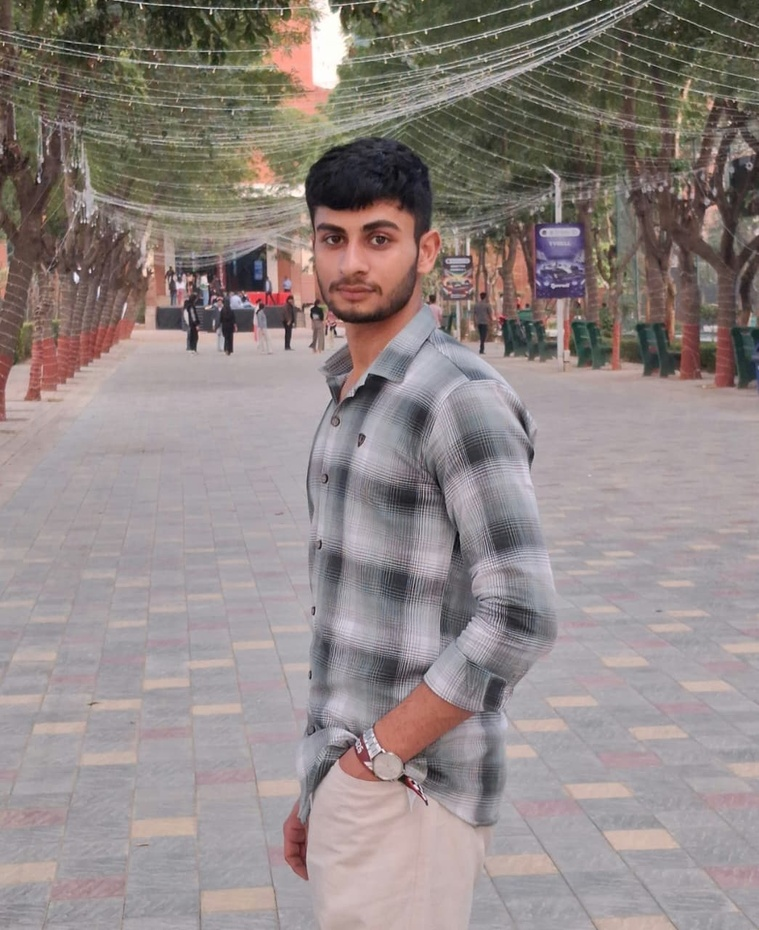
#> input picture yash.jpeg, 759 x 930 px, shrunk from 1045 x 1280 before the run
$ jupyter execute 'image compresion.ipynb'
#> lines starting #> are read from the running program, lines starting #| are printed output that depends on the picture
[cell 1]
import pandas as pd
import numpy as np
import matplotlib.pyplot as plt
from PIL import Image

### LOADING ORIGINAL IMAGE

[cell 2]
img = Image.open("yash.jpeg")
#> img is the input picture: PIL image 759x930 RGB; mean R, G, B 144.7, 134.6, 132.7

""" Convert image to grayscale """
gray_img = img.convert("L")
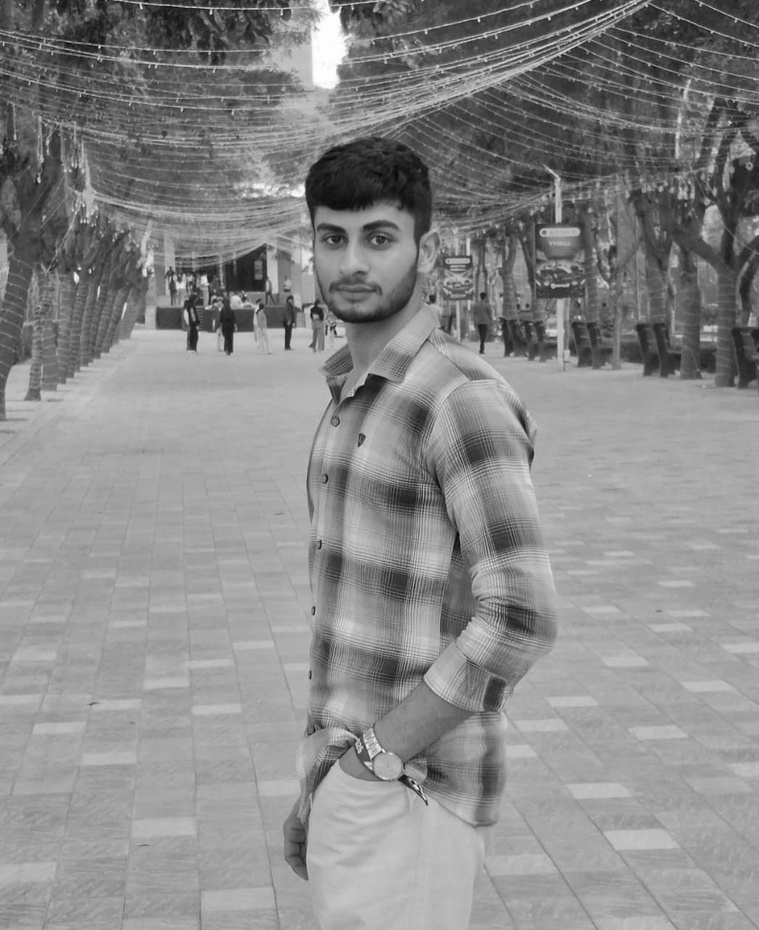
#> gray_img: PIL image 759x930 L; min 6, max 255, mean 137.4

""" Convert to NumPy array """
img_matrix = np.array(gray_img)

"""  Display image  """
plt.figure(figsize=(6,6))
plt.imshow(img_matrix, cmap='gray')
plt.title("Original Grayscale Image")
plt.axis("off")

print("Image Shape:", img_matrix.shape)
#| Image Shape: (930, 759)

THE BELOW IMAGE  MATRIX IS PIXELS INTENSITY :
0 → pure black
255 → pure white
values in between → shades of gray

[cell 3]
print(img_matrix)
#> (printed output is left out)

 ### IMAGE AS MATRIX

[cell 4]
print(img_matrix.shape)
#| (930, 759)

### APPLYING THE SVD ON IMAGE

[cell 5]
"""Apply Singular Value Decomposition"""
U, S, VT = np.linalg.svd(img_matrix, full_matrices=False)
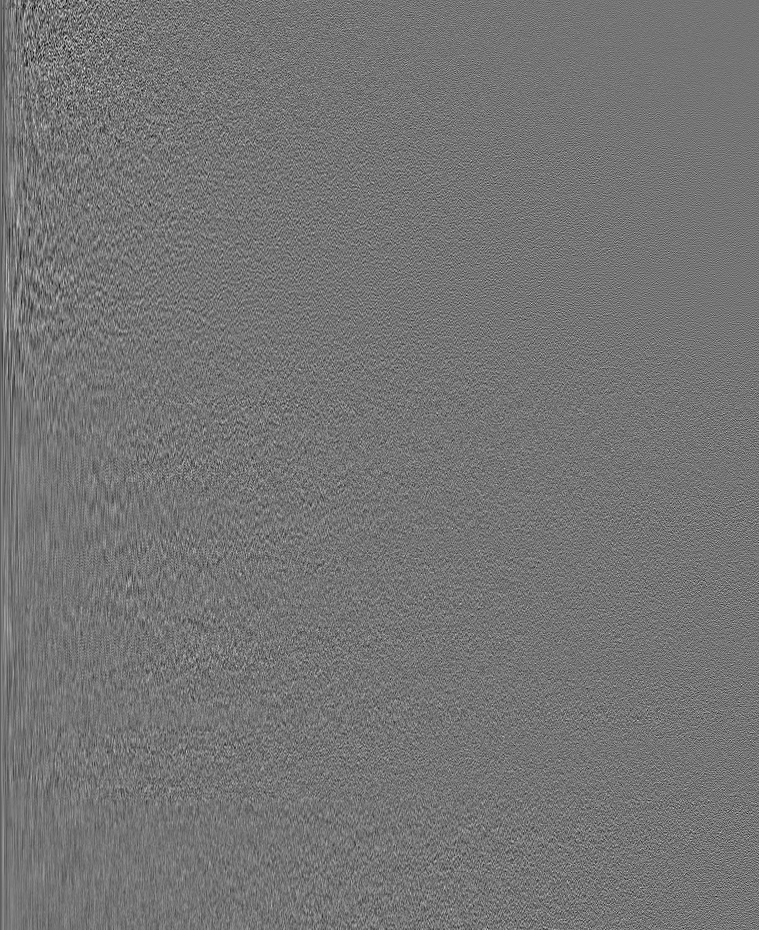
#> U: shape (930, 759) float64; min -0.202, max 0.237, mean -4.49e-05; drawn with min black and max white
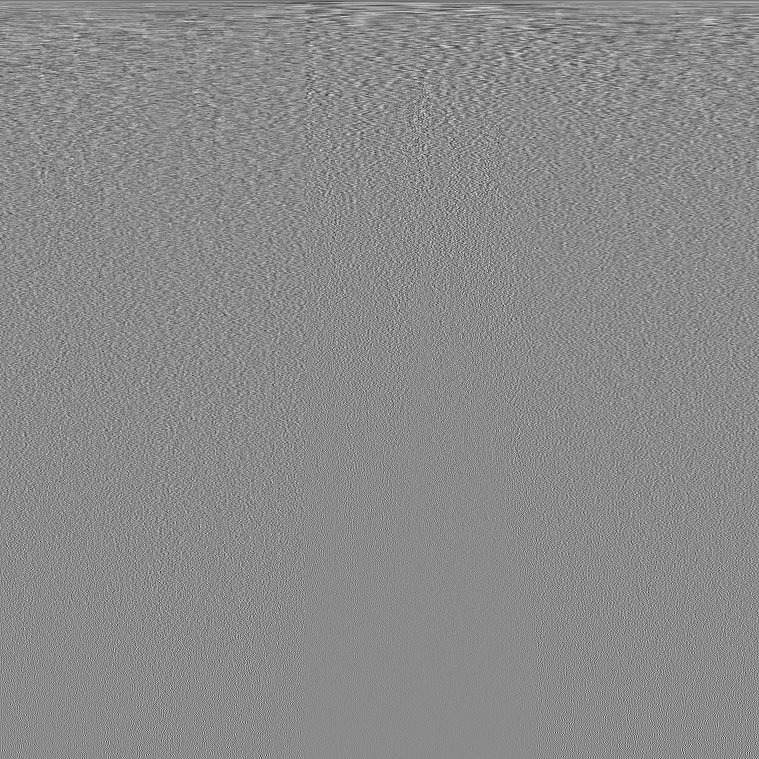
#> VT: shape (759, 759) float64; min -0.241, max 0.201, mean -4.39e-05; drawn with min black and max white
#> S = 759 values, max 117900.7 at index 0, min 2.26 at index 758, mean 508.1


print("U shape:", U.shape)
#| U shape: (930, 759)
print("Singular Values shape:", S.shape)
#| Singular Values shape: (759,)
print("VT shape:", VT.shape)
#| VT shape: (759, 759)

SVD decomposes the image matrix into:

A=UΣV
T

Where:

U → important visual patterns
Σ → importance strength
Vᵀ → reconstruction direction

You should know this :

U
→ stores row patterns
S
→ stores importance scores
VT
→ stores column patterns

And:

large singular values = important information
small singular values = less important details

That’s the ENTIRE foundation of compression

####     RECONSTRUCT IMAGE USING TOP-k SINGULAR VALUES

[cell 6]
""" Function to reconstruct image using top-k singular values"""
def reconstruct_image(U, S, VT, k):


    U_k = U[:, :k]
    S_k = np.diag(S[:k])
    VT_k = VT[:k, :]


    compressed_img = U_k @ S_k @ VT_k

    return compressed_img

This is the ENTIRE compression idea:

Instead of keeping ALL information:

keep only most important singular values

That means:

less storage
less information
still recognizable image

[cell 7]
k_values = [5, 20, 50, 100]

""" Plot reconstructed images """
fig, axes = plt.subplots(1, len(k_values), figsize=(16,5))

for i, k in enumerate(k_values):

    compressed_img = reconstruct_image(U, S, VT, k)

    axes[i].imshow(compressed_img, cmap='gray')
    axes[i].set_title(f"k = {k}")
    axes[i].axis("off")
#> this loop made 4 passes
#> pass 1, in reconstruct_image, `compressed_img = U_k @ S_k @ VT_k`:
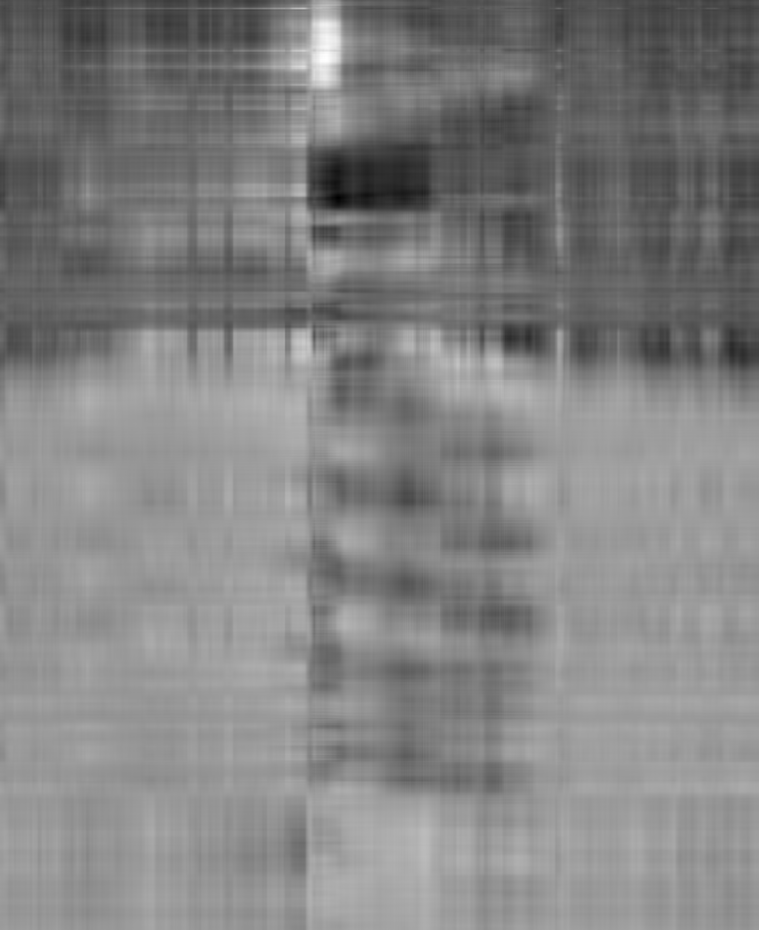
#> compressed_img: shape (930, 759) float64; min -17.67, max 284.3, mean 137.4; drawn with min black and max white
#> pass 3, in reconstruct_image (call 3), `U_k = U[:, :k]`:
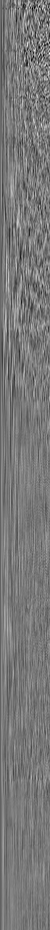
#> U_k: shape (930, 50) float64; min -0.202, max 0.223, mean -0.000722; drawn with min black and max white

plt.suptitle("SVD Image Compression")
plt.show()
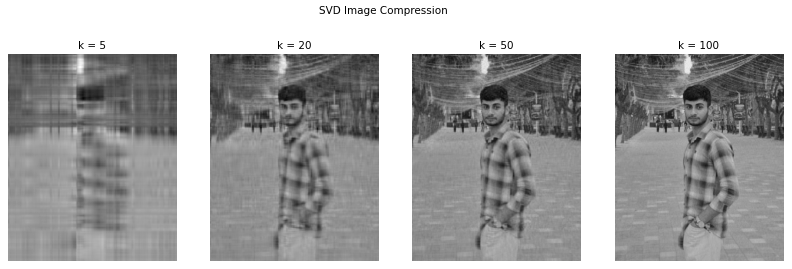
#> figure drawn by matplotlib, 4 panels

k=5 → blurry but recognizable
k=20 → much clearer
k=50 → surprisingly good
k=100 → almost original

“We reconstruct the image using only the most important patterns.”

### SINGULAR VALUE DECAY GRAPH (SINGULAR VALUES VS K VALUES )

[cell 8]
plt.figure(figsize=(17,5))

plt.plot(S)

plt.title("Singular Value Decay")
plt.xlabel("Index")
plt.ylabel("Singular Value")

plt.grid(True)

plt.show()
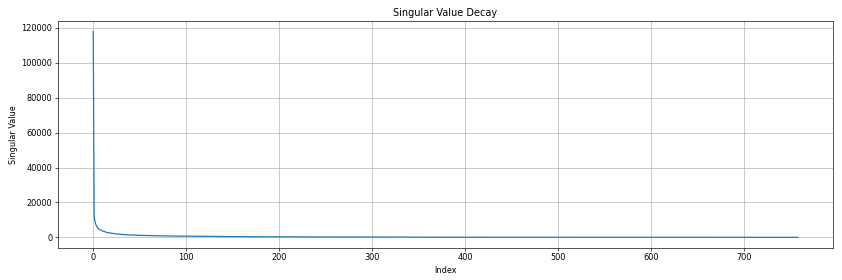
#> figure drawn by matplotlib, 1 panel; curve peaks at x = 0, y = 117900.7

WHAT THIS SHOWS

This graph explains WHY compression works.

You’ll notice:

first few singular values are very large
later singular values become tiny

Meaning:

most visual information is concentrated in a few components

This is the REAL mathematical insight.

### STORAGE COMPARISON

[cell 9]
"""Original storage"""
original_storage = img_matrix.shape[0] * img_matrix.shape[1]
#> original_storage = 705870

"""Function to calculate compressed storage"""
def compressed_storage(k):
    return k * (1 + img_matrix.shape[0] + img_matrix.shape[1])


k_values = [5, 20, 50, 100]

print("Original Storage:", original_storage)
#| Original Storage: 705870

for k in k_values:

    compressed = compressed_storage(k)

    compression_ratio = original_storage / compressed

    print(f"\nk = {k}")
    print(f"Compressed Storage: {compressed}")
    print(f"Compression Ratio: {compression_ratio:.2f}x")

 IMAGE STORAGE = rows × columns

### FINAL COPAARISON (ENDING )

[cell 10]
k_values = [5, 20, 50, 100]

fig, axes = plt.subplots(1, 5, figsize=(20,6))

""" Original image """
axes[0].imshow(img_matrix, cmap='gray')
axes[0].set_title("Original")
axes[0].axis("off")

""" Compressed images """
for i, k in enumerate(k_values):

    compressed_img = reconstruct_image(U, S, VT, k)

    axes[i+1].imshow(compressed_img, cmap='gray')
    axes[i+1].set_title(f"k = {k}")
    axes[i+1].axis("off")
#> this loop made 4 passes
#> pass 3, in reconstruct_image (call 7), `VT_k = VT[:k, :]`:
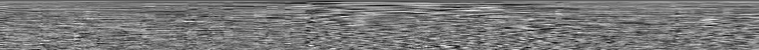
#> VT_k: shape (50, 759) float64; min -0.153, max 0.169, mean -0.000676; drawn with min black and max white
#> pass 3, in reconstruct_image (call 7), `compressed_img = U_k @ S_k @ VT_k`:
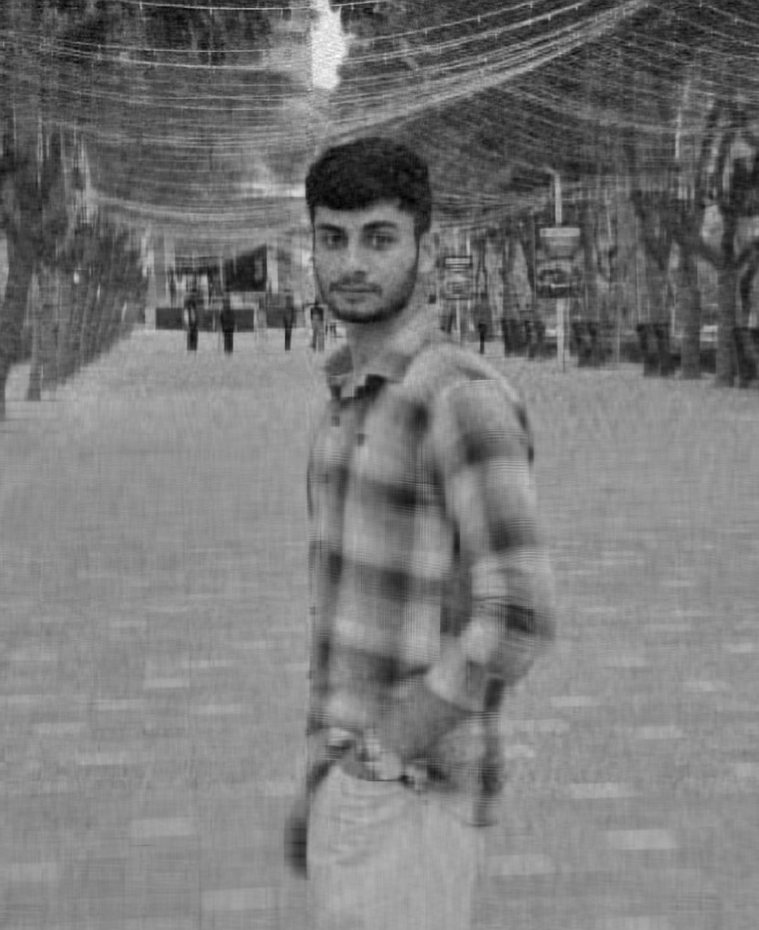
#> compressed_img: shape (930, 759) float64; min -0.413, max 288.7, mean 137.4; drawn with min black and max white

plt.suptitle("Image Compression Using SVD", fontsize=18)

plt.tight_layout()

plt.show()
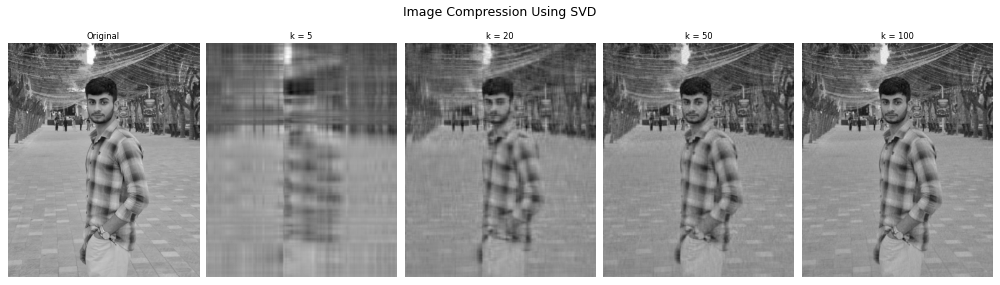
#> figure drawn by matplotlib, 5 panels
